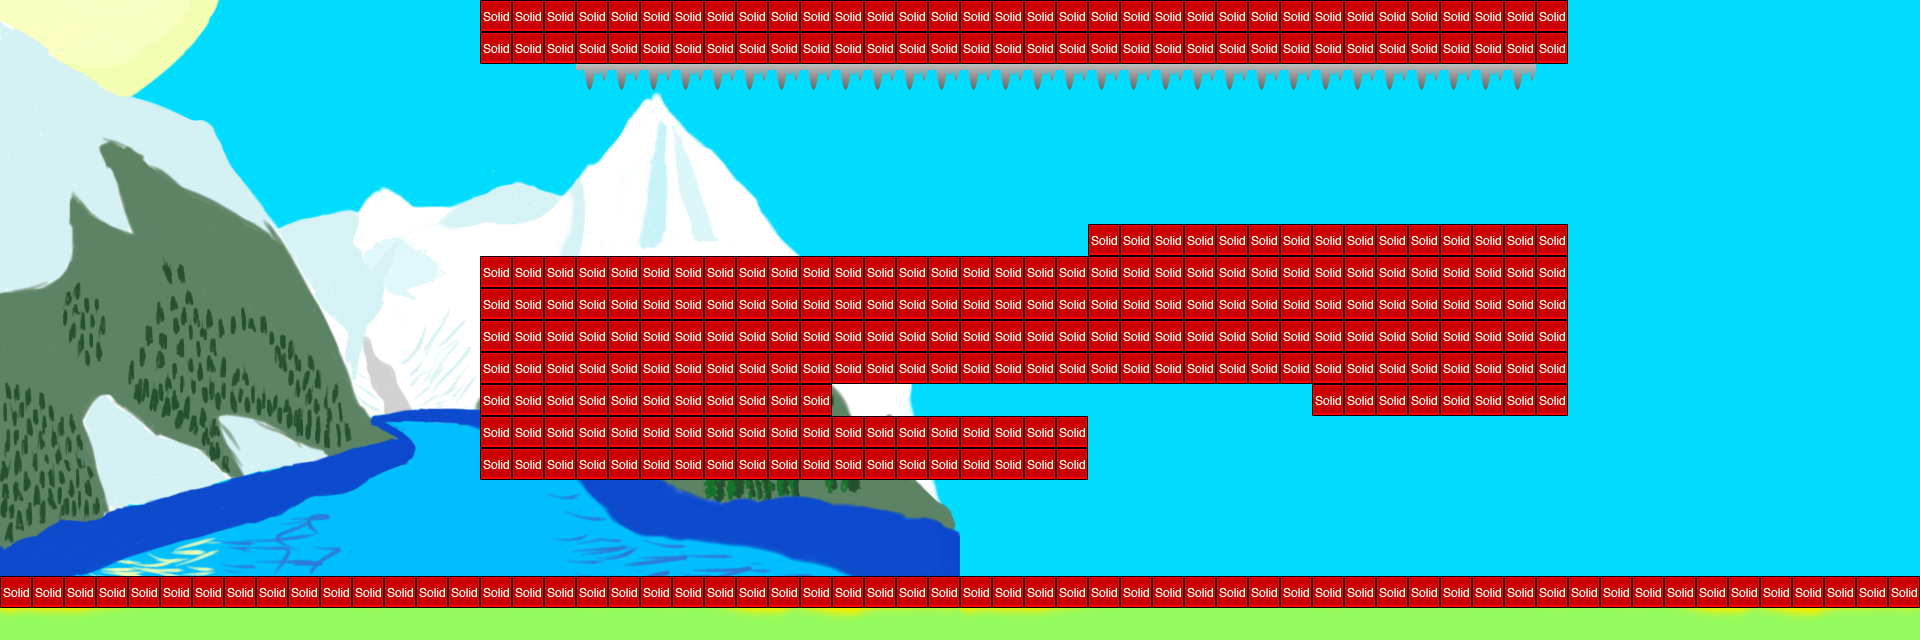

Rendered tile map (Tiled .tmx) drawn with the repository's tilesets; below, a short description and the map source with its tile grids summarised:
An orthogonal 60x20 tile map with 32x32 px tiles, 4 tile layers (grass, dirt, stone, collision), 4 tilesets, 1 image layer and 1 object (Player).

<map version="1.0" orientation="orthogonal" width="60" height="20" tilewidth="32" tileheight="32" backgroundcolor="#00dcff">
 <tileset firstgid="1" name="metatiles32x32" tilewidth="32" tileheight="32">
  <image source="../img/metatiles32x32.png" width="224" height="32" />
  <tile id="0">
   <properties>
    <property name="type" value="solid" />
   </properties>
  </tile>
  <tile id="2">
   <properties>
    <property name="type" value="lslope" />
   </properties>
  </tile>
  <tile id="3">
   <properties>
    <property name="type" value="rslope" />
   </properties>
  </tile>
 </tileset>
 <tileset firstgid="8" name="grass" tilewidth="32" tileheight="32">
  <image source="../img/grass.png" width="960" height="128" />
 </tileset>
 <tileset firstgid="128" name="dirt-islands" tilewidth="32" tileheight="32">
  <image source="../img/dirt-islands.png" width="96" height="96" />
 </tileset>
 <tileset firstgid="137" name="stone" tilewidth="32" tileheight="32">
  <image source="../img/stone.png" width="128" height="64" />
 </tileset>
 <imagelayer name="Parallax_level1" width="60" height="20">
  <image source="../img/backdrop.png" />
  <properties>
   <property name="ratio" value="0.05" />
  </properties>
 </imagelayer>
 <objectgroup name="entities" width="60" height="20">
  <object name="Player" x="31" y="319" width="95" height="122">
   <properties>
    <property name="image" value="combatplayer" />
    <property name="spriteheight" value="128" />
    <property name="spritewidth" value="96" />
   </properties>
  </object>
 </objectgroup>
 <layer name="grass" width="60" height="20">
  <data>[1200 cells, 120 non-empty, 60 distinct tile ids]</data>
 </layer>
 <layer name="dirt" width="60" height="20">
  <data>[1200 cells, 208 non-empty, 9 distinct tile ids]</data>
 </layer>
 <layer name="stone" width="60" height="20">
  <data>[1200 cells, 98 non-empty, 5 distinct tile ids]</data>
 </layer>
 <layer name="collision" width="60" height="20">
  <data>[1200 cells, 336 non-empty, 1 distinct tile ids]</data>
 </layer>
</map>
